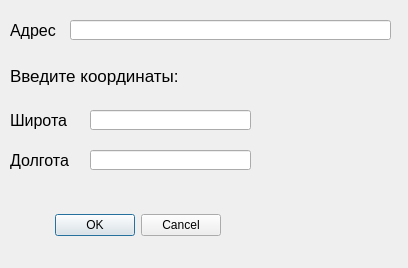
<?xml version="1.0" encoding="UTF-8"?>
<ui version="4.0">
 <class>Dialog</class>
 <widget class="QDialog" name="Dialog">
  <property name="geometry">
   <rect>
    <x>0</x>
    <y>0</y>
    <width>408</width>
    <height>268</height>
   </rect>
  </property>
  <property name="windowTitle">
   <string>Dialog</string>
  </property>
  <widget class="QDialogButtonBox" name="buttonBox">
   <property name="geometry">
    <rect>
     <x>-130</x>
     <y>210</y>
     <width>351</width>
     <height>31</height>
    </rect>
   </property>
   <property name="orientation">
    <enum>Qt::Horizontal</enum>
   </property>
   <property name="standardButtons">
    <set>QDialogButtonBox::Cancel|QDialogButtonBox::Ok</set>
   </property>
  </widget>
  <widget class="QLabel" name="latitude">
   <property name="geometry">
    <rect>
     <x>10</x>
     <y>110</y>
     <width>61</width>
     <height>21</height>
    </rect>
   </property>
   <property name="font">
    <font>
     <pointsize>12</pointsize>
    </font>
   </property>
   <property name="text">
    <string>Широта</string>
   </property>
  </widget>
  <widget class="QLabel" name="longitude">
   <property name="geometry">
    <rect>
     <x>10</x>
     <y>150</y>
     <width>61</width>
     <height>21</height>
    </rect>
   </property>
   <property name="font">
    <font>
     <pointsize>12</pointsize>
    </font>
   </property>
   <property name="text">
    <string>Долгота</string>
   </property>
  </widget>
  <widget class="QLineEdit" name="input_with">
   <property name="geometry">
    <rect>
     <x>90</x>
     <y>110</y>
     <width>161</width>
     <height>20</height>
    </rect>
   </property>
  </widget>
  <widget class="QLineEdit" name="input_long">
   <property name="geometry">
    <rect>
     <x>90</x>
     <y>150</y>
     <width>161</width>
     <height>20</height>
    </rect>
   </property>
  </widget>
  <widget class="QLabel" name="label_text">
   <property name="geometry">
    <rect>
     <x>10</x>
     <y>50</y>
     <width>191</width>
     <height>51</height>
    </rect>
   </property>
   <property name="font">
    <font>
     <family>Arial</family>
     <pointsize>13</pointsize>
     <weight>50</weight>
     <bold>false</bold>
    </font>
   </property>
   <property name="text">
    <string>Введите координаты:</string>
   </property>
  </widget>
  <widget class="QLabel" name="addresl">
   <property name="geometry">
    <rect>
     <x>10</x>
     <y>10</y>
     <width>51</width>
     <height>41</height>
    </rect>
   </property>
   <property name="font">
    <font>
     <pointsize>12</pointsize>
    </font>
   </property>
   <property name="text">
    <string>Адрес</string>
   </property>
  </widget>
  <widget class="QLineEdit" name="input_address">
   <property name="geometry">
    <rect>
     <x>70</x>
     <y>20</y>
     <width>321</width>
     <height>20</height>
    </rect>
   </property>
  </widget>
 </widget>
 <resources/>
 <connections>
  <connection>
   <sender>buttonBox</sender>
   <signal>accepted()</signal>
   <receiver>Dialog</receiver>
   <slot>accept()</slot>
   <hints>
    <hint type="sourcelabel">
     <x>248</x>
     <y>254</y>
    </hint>
    <hint type="destinationlabel">
     <x>157</x>
     <y>274</y>
    </hint>
   </hints>
  </connection>
  <connection>
   <sender>buttonBox</sender>
   <signal>rejected()</signal>
   <receiver>Dialog</receiver>
   <slot>reject()</slot>
   <hints>
    <hint type="sourcelabel">
     <x>316</x>
     <y>260</y>
    </hint>
    <hint type="destinationlabel">
     <x>286</x>
     <y>274</y>
    </hint>
   </hints>
  </connection>
 </connections>
</ui>
